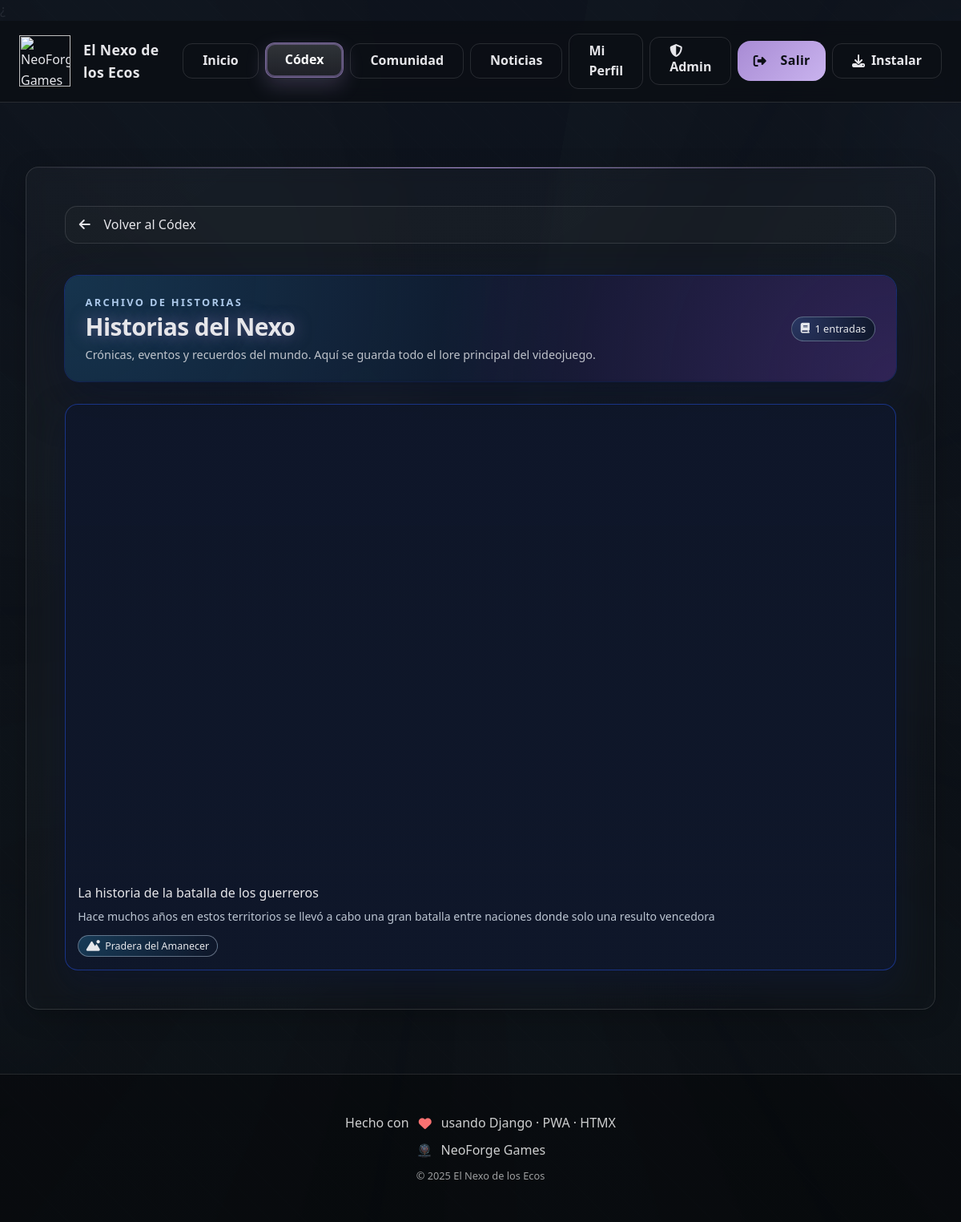
The page /codex/historias/ (signed in) on the database its author committed.
### codex/models.py (models this page shows, shortened)
class LoreEntry(models.Model):
    title = models.CharField(max_length=140)
    slug = models.SlugField(max_length=160, unique=True)
    summary = models.TextField(blank=True)
    body = models.TextField()
    domain = models.ForeignKey(Domain, on_delete=models.SET_NULL, null=True, blank=True, related_name='lore')
    cover_image = models.ImageField(upload_to=upload_asset_file, blank=True, null=True)
    video_url = models.URLField(blank=True)
    gallery = models.ManyToManyField(Asset, blank=True)
    created = models.DateTimeField(auto_now_add=True)
    class Meta:
        ordering = ['title']
        verbose_name = "Historia"
        verbose_name_plural = "Historias"
    def get_absolute_url(self):
        return reverse('codex:lore_detail', args=[self.slug])

class Domain(models.Model):
    name = models.CharField(max_length=120)
    slug = models.SlugField(max_length=140, unique=True)
    short_description = models.TextField(blank=True, default="")
    cover_image = models.ImageField(upload_to="codex/domains/", blank=True, null=True)
    banner_image = models.ImageField(upload_to="codex/domains/", blank=True, null=True)
    color = models.CharField(max_length=32, blank=True, default="")      # #hex o var(--*)
    icon = models.CharField(max_length=120, blank=True, default="")       # ej. fa-solid fa-hourglass-half
    video_url = models.URLField(blank=True, null=True)
    order = models.PositiveIntegerField(default=0)
    class Meta:
        ordering = ["order", "name"]

### codex/views.py (the view)
# urls.py: path('historias/', views.lore_index, name='lore_index'),
def lore_index(request):
    qs = LoreEntry.objects.select_related("domain").order_by("title")
    page_obj = Paginator(qs, 12).get_page(request.GET.get("page"))
    return render(request, "codex/lore_index.html", {"page_obj": page_obj})

### templates/codex/lore_index.html (shortened to what this page needs)
¿{% extends "base.html" %}
{% block content %}
<section id="lore-index" class="section">
  <a href="/codex/" class="btn-ghost inline-flex items-center mb-3">
    <i class="fa-solid fa-arrow-left mr-2"></i> Volver al Códex
  </a>
  <header id="lore-index-hero">
    <div>
      <p class="kicker">Archivo de historias</p>
      <h1 class="h1-glow text-3xl">Historias del Nexo</h1>
      <p>
        Crónicas, eventos y recuerdos del mundo. Aquí se guarda todo el lore
        principal del videojuego.
      </p>
    </div>
    <div class="hero-actions">
      <span class="hero-pill">
        <i class="fa-solid fa-book"></i>
        {% if page_obj.paginator.count %}
          {{ page_obj.paginator.count }} entradas
        {% else %}
          Sin historias aún
        {% endif %}
      </span>
    </div>
  </header>
  <div id="lore-index-grid">
    {% for x in page_obj %}
      <a class="lore-card" href="{{ x.get_absolute_url }}">
        {% if x.cover_image %}
          <figure>
            <img src="{{ x.cover_image.url }}" alt="Portada de {{ x.title }}" loading="lazy" decoding="async">
          </figure>
        {% endif %}
        <div class="lore-body">
          <h3>{{ x.title }}</h3>
          <p class="lore-summary">{{ x.summary|truncatechars:160 }}</p>
          <div class="lore-meta">
            {% if x.domain %}
              <span class="lore-pill">
                <i class="fa-solid fa-mountain-sun"></i>{{ x.domain.name }}
              </span>
            {% endif %}
          </div>
        </div>
      </a>
    {% empty %}
      <p class="text-white/60">Nada por aquí todavía. Cuando crees tu primera historia, aparecerá en este listado.</p>
    {% endfor %}
  </div>
</section>
{% endblock %}

### static/css/theme.css (style rules this page uses)
:root { --coal:#0b0f14; --ink:#0f1520; --text:#e6e6ea; --line:rgba(255,255,255,.12); --accent:#d2b26a; --brand:#a88bd4; --space-xs:.5rem; --space-sm:1rem; --space-md:1.5rem; --space-lg:2rem; --space-xl:3rem; --radius-sm:.5rem; --radius-md:.75rem; --radius-lg:1rem; --transition-fast:.2s ease; --transition-normal:.3s ease; --transition-slow:.5s ease; }
html[data-domain="niebla"] { --accent:#a88bd4; --brand:#c9b3ee; }
* { box-sizing:border-box; margin:0; padding:0 }
html,body { height:100% }
body { background:var(--coal); color:var(--text); font-family: ui-sans-serif,system-ui,-apple-system,BlinkMacSystemFont,'Segoe UI',Roboto,sans-serif; line-height:1.6; overflow-x:hidden; }
.btn-ghost { display:inline-flex; align-items:center; gap:.55rem; padding:.62rem 1.05rem; border-radius:.95rem; color:var(--text); border:1px solid var(--line); text-decoration:none; background:rgba(255,255,255,.02); transition:all var(--transition-fast) }
.section { margin:var(--space-xl) 0; padding:var(--space-xl); border-radius:var(--radius-lg); border:1px solid var(--line); background:linear-gradient(145deg,rgba(255,255,255,.03),rgba(255,255,255,.01)); backdrop-filter:blur(10px); box-shadow:0 8px 32px rgba(0,0,0,.2); position:relative; overflow:hidden }
.section::before { content:''; position:absolute; top:0; left:0; right:0; height:1px; background:linear-gradient(90deg,transparent,var(--accent),transparent) }
.kicker { color:var(--brand); letter-spacing:.1em; text-transform:uppercase; font-size:.875rem; font-weight:700; display:flex; align-items:center; gap:var(--space-xs) }
.h1-glow { font-weight:800; letter-spacing:-.02em; text-shadow:0 0 20px color-mix(in oklab,var(--accent) 50%,transparent) }

### templates/codex/lore_index.html (style rules this page uses)
#lore-index { display: flex; flex-direction: column; gap: 1.75rem; }
#lore-index-hero { border-radius: 18px; padding: 1.4rem 1.6rem; background: radial-gradient(circle at 0 0, rgba(56,189,248,.18), transparent 60%), radial-gradient(circle at 100% 100%, rgba(168,85,247,.22), transparent 55%), rgba(15,23,42,.96); box-shadow: 0 22px 55px rgba(15,23,42,.9), 0 0 0 1px rgba(30,64,175,.7); display: flex; justify-content: space-between; gap: 1.5rem; align-items: center; }
#lore-index-hero h1 { margin: 0 0 .3rem; }
#lore-index-hero p { margin: 0; font-size: .9rem; color: rgba(209,213,219,.9); }
#lore-index-hero .kicker { font-size: .8rem; text-transform: uppercase; letter-spacing: .18em; color: rgba(191,219,254,.9); margin-bottom: .2rem; }
#lore-index-hero .hero-actions { display: flex; flex-direction: column; align-items: flex-end; gap: .4rem; font-size: .8rem; }
#lore-index-hero .hero-pill { display: inline-flex; align-items: center; gap: .4rem; padding: .25rem .7rem; border-radius: 999px; border: 1px solid rgba(148,163,184,.5); background: radial-gradient(circle at 0 0, rgba(56,189,248,.15), rgba(15,23,42,1)); color: #e5e7eb; }
#lore-index-grid { display: grid; grid-template-columns: repeat(auto-fit, minmax(250px, 1fr)); gap: 1.25rem; }
#lore-index .lore-card { position: relative; border-radius: 16px; overflow: hidden; background: linear-gradient(180deg, rgba(15,23,42,.96), rgba(15,23,42,.99)); border: 1px solid rgba(30,64,175,.7); box-shadow: 0 18px 40px rgba(15,23,42,.9); display: flex; flex-direction: column; text-decoration: none; }
#lore-index .lore-card figure { aspect-ratio: 16/9; overflow: hidden; border-bottom: 1px solid rgba(15,23,42,1); }
#lore-index .lore-card img { width: 100%; height: 100%; object-fit: cover; display: block; transition: transform .35s ease; }
#lore-index .lore-body { padding: .85rem .95rem 1rem; display: flex; flex-direction: column; gap: .35rem; flex: 1; }
#lore-index .lore-body h3 { margin: 0; font-size: 1rem; }
#lore-index .lore-summary { margin: 0; font-size: .88rem; color: rgba(203,213,225,.92); }
#lore-index .lore-meta { margin-top: .35rem; display: flex; flex-wrap: wrap; gap: .4rem; font-size: .78rem; color: rgba(148,163,184,.95); }
#lore-index .lore-pill { display: inline-flex; align-items: center; gap: .4rem; padding: .18rem .6rem; border-radius: 999px; border: 1px solid rgba(148,163,184,.6); background: radial-gradient(circle at 0 0, rgba(56,189,248,.22), rgba(15,23,42,1)); font-size: .78rem; color: #e5e7eb; }
#lore-index .lore-pill i { font-size: .85rem; }

### rows shown on the page
LoreEntry: cover_image (picture), title "La historia de la batalla de los guerreros", summary "Hace muchos años en estos territorios se llevó a cabo una gran batalla entre naciones donde solo una resulto vencedora", domain.name "Pradera del Amanecer"

### other values the page prints
{{ page_obj.paginator.count }} "1"
